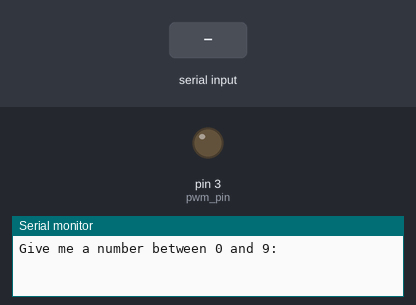
Bench run of a sketch on a simulated Arduino Uno, built with avr-gcc and run on an emulated ATmega328P. Shown: output pins drawn as LEDs (lit = HIGH), the last lines printed to the serial monitor. Inputs (shaded band) come from the test bench.

Above: at 1.2 s.
1.3 s: "90,45\n" received over Serial
At 2.2 s:
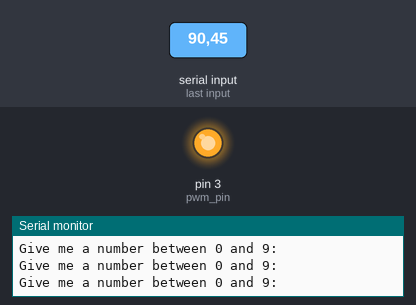
4.0 s: "5\n" received over Serial
At 4.6 s:
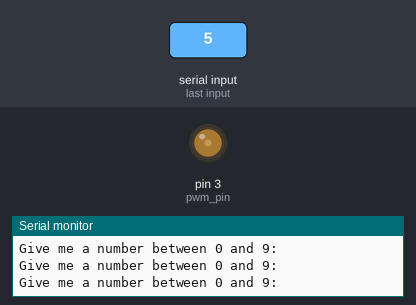
6.6 s: "30,150\n" received over Serial
At 7.5 s:
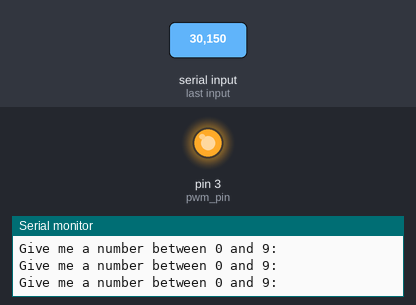
Timing chart, 0 to 9.6 s (numbered marks = the images above; inputs shaded):
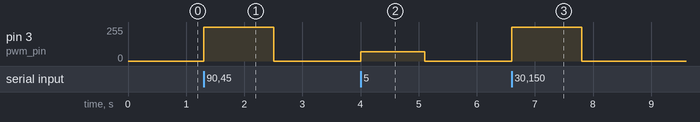

Measured:
- after the input at 1.3 s, pin 3 (pwm_pin): 0/255 → 255/255 at once, → 0/255 1.2 s later
- after the input at 4.0 s, pin 3 (pwm_pin): 0/255 → 69/255 at once, → 0/255 1.1 s later
- after the input at 6.6 s, pin 3 (pwm_pin): 0/255 → 255/255 at once, → 0/255 1.2 s later

The sketch:

read_serial_input_write_analog_voltages.ino
```cpp
int baud_rate = 9600;
int pwm_pin = 3;

int input_brightness;
int pwm_value;

void setup() {
  Serial.begin(baud_rate);
  pinMode(pwm_pin, OUTPUT);
}

void loop() {

  Serial.println("Give me a number between 0 and 9:");

  while (Serial.available() == 0) {
  }

  input_brightness = Serial.parseInt();

  // safety check
  input_brightness = constrain(input_brightness, 0, 9);

  pwm_value = convert_to_analog_write(input_brightness);

  analogWrite(pwm_pin, pwm_value);

  delay(100);
}

int convert_to_analog_write(int brightness) {

  float normalized = brightness / 9.0;

  // gamma correction
  return pow(normalized, 2.2) * 255;
}
```
